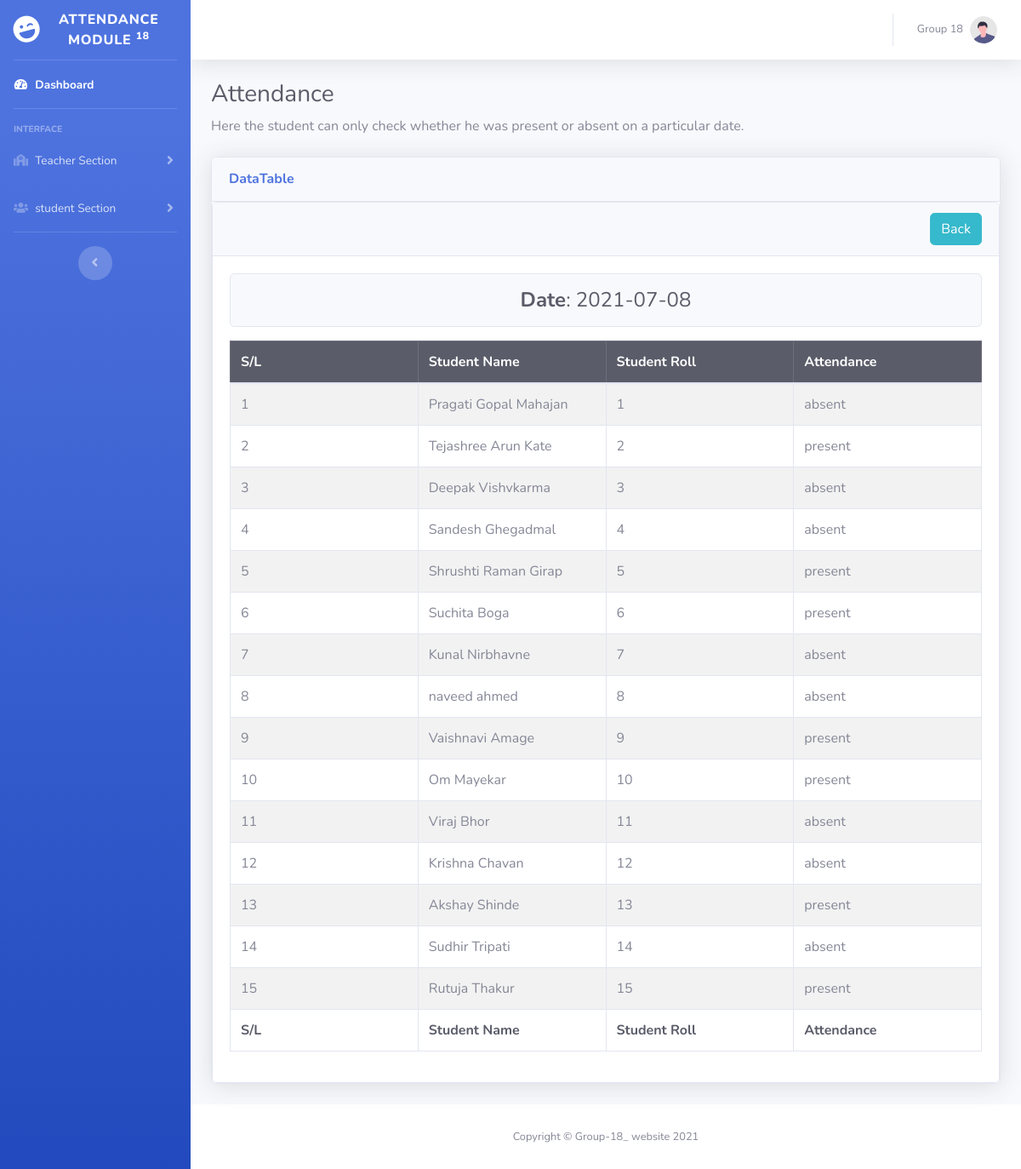
The page /student_section_view.php?dt=2021-07-08 on the database its author committed.
### tables this page shows
CREATE TABLE `tbl_student` (
  `id` int(11) NOT NULL,
  `name` varchar(255) NOT NULL,
  `roll` int(11) NOT NULL,
  `branch` varchar(255) NOT NULL,
  `division` varchar(255) NOT NULL,
  `city` varchar(255) NOT NULL
);

CREATE TABLE `tbl_attendance` (
  `id` int(11) NOT NULL,
  `roll` int(11) NOT NULL,
  `attend` varchar(255) NOT NULL,
  `att_time` date NOT NULL
);

### lib/Database.php (called while the page is built, shortened)
<?php
Class Database{
 public $host   = DB_HOST;
 public $user   = DB_USER;
 public $pass   = DB_PASS;
 public $dbname = DB_NAME;
 public $link;
private function connectDB(){
   $this->link = new mysqli($this->host, $this->user, $this->pass,
      $this->dbname);
   }
  public function select($query){
    $result = $this->link->query($query) or
       die($this->link->error.__LINE__);
      if($result->num_rows > 0){
        return $result;
      } else {
        return false;
      }
   }
}

### classes/Student.php (called while the page is built, shortened)
<?php
	$filepath = realpath(dirname(__FILE__));
	include_once ($filepath.'/../lib/Database.php');
	include_once ($filepath.'/../helpers/Format.php');
?>
<?php
class Student{
	private $db;
	private $fm;
	public function __construct(){
		$this->db = new Database();
		$this->fm = new Format();
	}
	public function getAllData($dt){
		$date = $this->fm->validation($dt);
		$date = mysqli_real_escape_string($this->db->link, $date);
		$query = "SELECT tbl_student.name, tbl_attendance.*
				FROM tbl_student
				INNER JOIN tbl_attendance
				ON tbl_student.roll = tbl_attendance.roll
				WHERE att_time = '$date'";
		$result = $this->db->select($query);
		return $result;
	}
}

### helpers/Format.php (called while the page is built)
<?php
class Format{
   public function validation($data){
      $data = trim($data);
      $data = stripcslashes($data);
      $data = htmlspecialchars($data);
      return $data;
   }
}
?>

### student_section_view.php (the view, shortened to what this page needs)
<?php
	include "includes/header.php";
	include "includes/navbar.php";
	include "classes/Student.php";
	$stu = new Student();
?>
<?php
	$dt = $_GET['dt'];
?>
<div class="container-fluid">
	<h1 class="h3 mb-2 text-gray-800">Attendance</h1>
    <p class="mb-4">Here the student can only check whether he was present or absent on a particular date.</p>
	<div class="card shadow mb-4">
        <div class="card-header py-3">
            <h6 class="m-0 font-weight-bold text-primary">DataTable</h6>
        </div>
		<div class="card">
			<div class="card-header">
				<h2>
					<a class="btn btn-info float-right" href="studentsection.php">Back</a>
				</h2>
			</div>
			<div class="card-body">
				<div class="card bg-light text-center mb-3">
					<h4 class="m-0 py-3 text-dark"><strong>Date</strong>: <?php echo $dt; ?></h4>
				</div>
				<form action="" method="post">
					<table class="table table-striped table-bordered">
						<thead class="table-dark">
							<tr>
								<th width="25%">S/L</th>
								<th width="25%">Student Name</th>
								<th width="25%">Student Roll</th>
								<th width="25%">Attendance</th>
							</tr>
						</thead>
<?php
	$getstudent = $stu->getAllData($dt);
	if ($getstudent) {
		$i = 0;
		while ($value = $getstudent->fetch_assoc()) {
			$i++;
?>
							<tr>
								<td><?php echo $i; ?></td>
								<td><?php echo $value['name']; ?></td>
								<td><?php echo $value['roll']; ?></td>
								<td><?php echo $value['attend']; ?></td>
							</tr>
<?php } } ?>
						<tfoot class="text-dark">
							<tr>
								<th width="25%">S/L</th>
								<th width="25%">Student Name</th>
								<th width="25%">Student Roll</th>
								<th width="25%">Attendance</th>
							</tr>
						</tfoot>
					</table>
				</form>
			</div>
		</div>
	</div>
</div>
<?php
    include "includes/footer.php";
?>

### rows shown on the page
tbl_student: name "Pragati Gopal Mahajan", tbl_attendance.roll "1", tbl_attendance.attend "absent"
tbl_student: name "Tejashree Arun Kate", tbl_attendance.roll "2", tbl_attendance.attend "present"
tbl_student: name "Deepak Vishvkarma", tbl_attendance.roll "3", tbl_attendance.attend "absent"
tbl_student: name "Sandesh Ghegadmal", tbl_attendance.roll "4", tbl_attendance.attend "absent"
tbl_student: name "Shrushti Raman Girap", tbl_attendance.roll "5", tbl_attendance.attend "present"
tbl_student: name "Suchita Boga", tbl_attendance.roll "6", tbl_attendance.attend "present"
tbl_student: name "Kunal Nirbhavne", tbl_attendance.roll "7", tbl_attendance.attend "absent"
tbl_student: name "naveed ahmed", tbl_attendance.roll "8", tbl_attendance.attend "absent"
tbl_student: name "Vaishnavi Amage", tbl_attendance.roll "9", tbl_attendance.attend "present"
tbl_student: name "Om Mayekar", tbl_attendance.roll "10", tbl_attendance.attend "present"
tbl_student: name "Viraj Bhor", tbl_attendance.roll "11", tbl_attendance.attend "absent"
tbl_student: name "Krishna Chavan", tbl_attendance.roll "12", tbl_attendance.attend "absent"
tbl_student: name "Akshay Shinde", tbl_attendance.roll "13", tbl_attendance.attend "present"
tbl_student: name "Sudhir Tripati", tbl_attendance.roll "14", tbl_attendance.attend "absent"
tbl_student: name "Rutuja Thakur", tbl_attendance.roll "15", tbl_attendance.attend "present"

### other values the page prints
$dt "2021-07-08"
